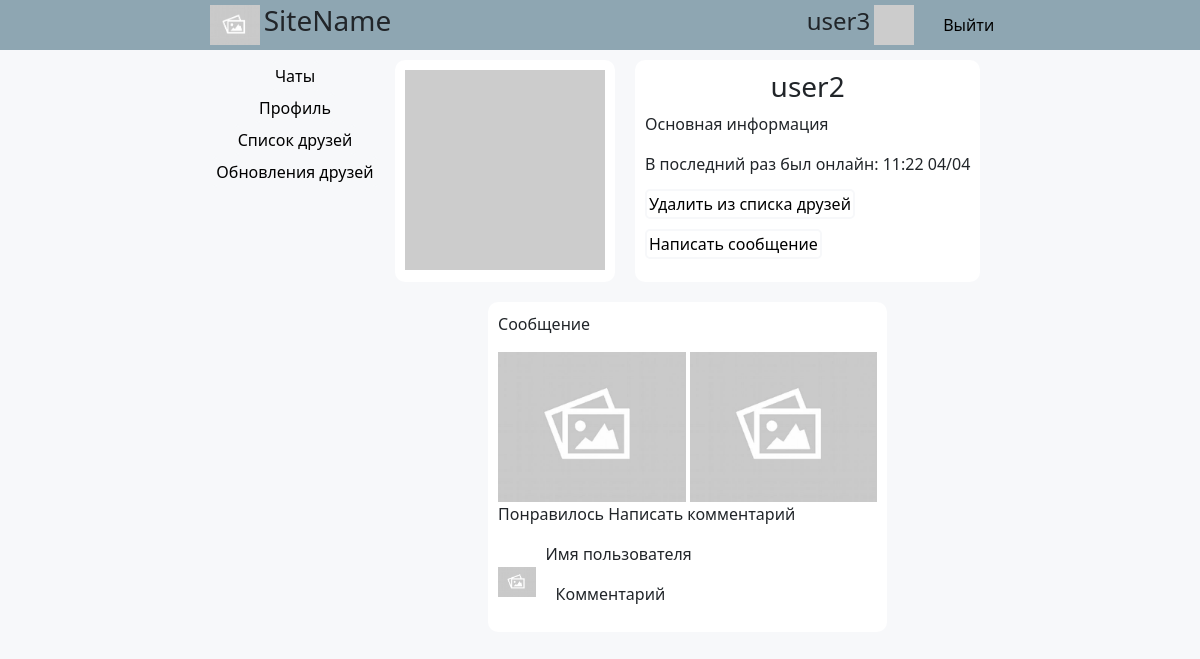
Page /user/user2 (signed in) on the committed database.
### app/models.py (models this page shows, shortened)
class User(UserMixin, db.Model):
    id = db.Column(db.Integer, primary_key=True)
    username = db.Column(db.String(64), index=True, unique=True)
    email = db.Column(db.String(120), index=True, unique=True)
    password_hash = db.Column(db.String(128))
    posts = db.relationship('Post', backref='author', lazy='dynamic')
    invitations = db.relationship('Invitation', backref='user', lazy='dynamic')
    about_me = db.Column(db.String(140))
    last_seen = db.Column(db.DateTime, default=datetime.now(pytz.timezone('Europe/Moscow')))
    followed = db.relationship(
        'User', secondary=followers,
        primaryjoin=(followers.c.follower_id == id),
        secondaryjoin=(followers.c.followed_id == id),
        backref=db.backref('followers', lazy='dynamic'), lazy='dynamic')
    def avatar(self, size):
        digest = md5(self.email.lower().encode('utf-8')).hexdigest()
        return 'https://www.gravatar.com/avatar/{}?d=identicon&s={}'.format(
            digest, size)
    def is_following(self, user):
        return self.followed.filter(
            followers.c.followed_id == user.id).count() > 0

### app/routes.py (the view)
@app.route('/user/<username>')
@login_required
def user(username):
    user = User.query.filter_by(username=username).first_or_404()
    chats = user.chats
    return render_template('user.html', user=user, chats=chats, title=user.username)

### app/models.py (called while the page is built)
@login.user_loader
def load_user(id):
    return User.query.get(int(id))

### app/routes.py (called while the page is built)
@app.before_request
def before_request():
    if current_user.is_authenticated:
        current_user.last_seen = datetime.now(pytz.timezone('Europe/Moscow'))
        db.session.commit()

### app/templates/user.html (shortened to what this page needs)
{% extends "base.html" %}
{% block content %}
    <div class = 'main-part'>
    <link rel="stylesheet" href="../static/profile.css" type="text/css"/>
    <div class="client-inf">
        <div class="avatar-change">
            <img src="{{ user.avatar(128) }}">
        </div>
        <div class="information-block">
            <h3>{{ user.username }}</h3>
            <p>Основная информация</p>
            {% if user.last_seen %}
                <p>В последний раз был онлайн: {{ user.last_seen.strftime('%H:%M %d/%m') }}</p>
            {% endif %}
            {% if user == current_user %}
                <p><a href="{{ url_for('edit_profile') }}">Изменить ваш профиль</a></p>
            {% elif not (current_user.is_following(user) or user.is_following(current_user)) %}
                <p><a href="{{ url_for('follow', username=user.username) }}">Добавить в друзья</a></p>
                <p><a href="{{ url_for('write_message', username=user.username) }}">Написать сообщение</a></p>
            {% else %}
                <p><a href="{{ url_for('unfollow', username=user.username) }}">Удалить из списка друзей</a></p>
                <p><a href="{{ url_for('write_message', username=user.username) }}">Написать сообщение</a></p>
            {% endif %}
        </div>
    </div>
    <div class = 'client-news'>
        <div class = 'note'>
            <p> Сообщение </p>
            <div class = "note-img-box">
                <img src = "../static/empty.jpg"/>
                <img src = "../static/empty.jpg"/>
            </div>
            <p class = "toolbar">
                <label class = "like">
                    Понравилось
                </label>
                <label class = "comment">
                    Написать комментарий
                </label>
            </p>
            <div class = 'comment-container'>
                <div class = 'comment-block'>
                    <div class = 'comment-user-inf'>
                        <img src = '../static/empty.jpg'>
                    </div>
                    <div class = 'comment-text'>
                        <p class = 'commentator-name'> Имя пользователя </p>
                        <p class = 'comment-text'> Комментарий </p>
                    </div>
                </div>
            </div>
        </div>
    </div>
    </div>
{% endblock %}

### app/templates/base.html (shortened to what this page needs)
<html>
    <head>
        <link href="https://cdn.jsdelivr.net/npm/bootstrap@5.0.0-beta3/dist/css/bootstrap.min.css" rel="stylesheet">
        <link rel="stylesheet" href="../static/common.css" type="text/css"/>
        <link rel="stylesheet" href="../static/messages.css" type="text/css"/>
        <link rel="stylesheet" href="../static/friends.css" type="text/css"/>
    </head>
    <body>
        <header class = "first_color">
		    <div class = "name-logo">
			    <div>
				    <img src = "../static/empty.jpg"/>
			    </div>
			    <div>
				    <h3>SiteName</h3>
			    </div>
		    </div>
            {% if current_user.is_authenticated %}
		        <div class = "user-information" onclick="location.href='{{ url_for('user', username=current_user.username)}}';">
			        <div>
				        <h4>{{ current_user.username }}</h4>
			        </div>
			        <div>
				        <img src = "{{ current_user.avatar(128) }}"/>
			        </div>
                    <div>
                        {% if current_user.is_anonymous %}
                            <a href="{{ url_for('login') }}">Войти</a>
                        {% else %}
                            <a href="{{ url_for('logout') }}">Выйти</a>
                        {% endif %}
                    </div>
		        </div>
            {% endif %}
	</header>
        <div class="content">
            <div class="site-nav">
                <a href="{{ url_for('index') }}">Чаты</a>
                {% if not current_user.is_anonymous %}
                    <a href="{{ url_for('user', username=current_user.username) }}">Профиль</a>
                {% endif %}
                <a href="{{ url_for('list_of_friends') }}">Список друзей</a>
                <a href ="{{ url_for('news') }}"> Обновления друзей </a>
            </div>
            {% block content %}{% endblock %}
        </div>
    </body>
</html>

### app/static/common.css (style rules this page uses)
.first_color { background-color: #8ea6b2; }
body { padding: 0px; margin: 0px; background-color: #f7f8fa; }
header { width: 100%; height: 50px; display: flex; justify-content: space-around; }
.name-logo img { height: 40px; align-self: center; }
.name-logo h3 { align-self: center; }
.name-logo div { height: 100%; display: flex; padding-left: 4px; }
.name-logo { height: 100%; display: flex; }
.user-information img { height: 40px; align-self: center; }
.user-information h4 { align-self: center; cursor: pointer; }
.user-information div { height: 100%; display: flex; padding-left: 4px; }
.user-information { height: 100%; display: flex; }
.content { display: flex; padding-top: 10px; width: 100%; justify-content: center; }
.site-nav { display: flex; flex-direction: column; justify-content: center; align-items: center; align-self: baseline; }
.main-part { width: 50%; display: flex; align-items: center; flex-direction: column; margin-left: 10px; }

### app/static/profile.css (style rules this page uses)
.client-inf { display: flex; }
.avatar-change { display:flex; flex-direction: column; align-items: center; background-color: white; border-radius: 10px; padding: 10px; }
.avatar-change img { height:200px; }
.information-block { margin-left: 20px; width: 100%; display: flex; flex-direction: column; background-color: white; padding: 10px; border-radius: 10px; }
.information-block h3 { text-align: center; }
.information-block a { text-decoration: none; color: black; border: 2px solid #f7f8fa; border-radius: 5px; padding: 2px; }
.client-news { margin-top: 10px; }
.note { background-color: white; padding: 10px; border-radius: 10px; margin-top: 10px; }
.note img { height: 150px; }
.comment-block { display: flex; justify-content: flex-start; align-items: center; }
.comment-user-inf img { height: 30px; }
.comment-text { margin-left: 10px; }

### app/templates/base.html (style rules this page uses)
.site-nav a { text-decoration: none; color: black; border: 2px solid #f7f8fa; border-radius: 5px; padding: 2px; }
.user-information a { align-self: center; cursor: pointer; text-decoration: none; color: black; margin-left: 25px; }

### rows in the picture
User: username "user3"
User: username "user2", last_seen "11:22 04/04"
